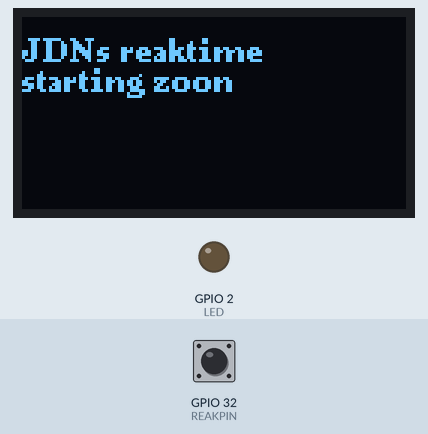
Simulated run of this sketch. Board: ESP32. On the bench: 128×64 one-colour display, output pins drawn as LEDs (lit = HIGH). The inputs (shaded band) are chosen by the test bench; at power-on: GPIO 32 (REAKPIN) HIGH. Random numbers use the default seed unless the sketch sets one.

Above: at 1.1 s.
3.3 s: GPIO 32 (REAKPIN) pulled LOW for 3.2 s
At 5.7 s:
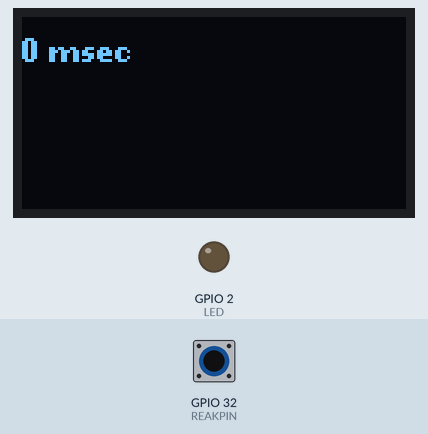
9.5 s: GPIO 32 (REAKPIN) pulled LOW for 0.15 s
At 10.8 s:
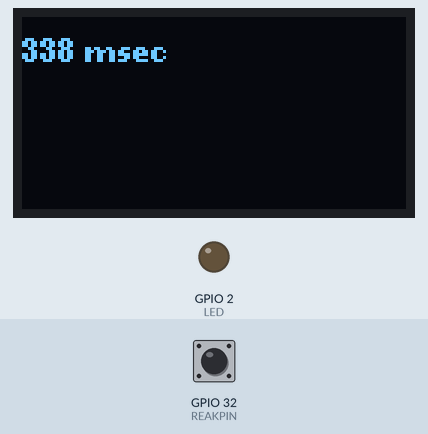
12.6 s: GPIO 32 (REAKPIN) pulled LOW for 1 s
At 19.5 s:
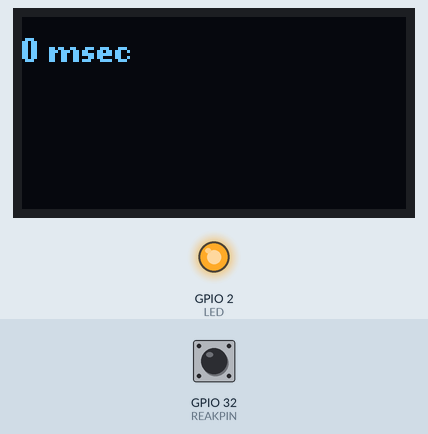
Timing chart, 0 to 21.0 s (numbered marks = the images above; inputs shaded):
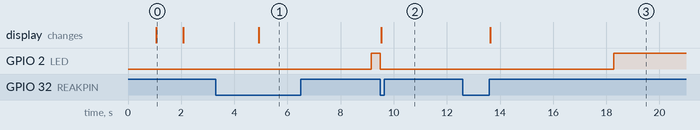

The sketch:

esp32oledreak01.ino
```cpp
#include <Arduino.h>
#include <U8g2lib.h>

#include <SPI.h>


// http://jensd.dk/edu/doc/esp32/mono-oleds.html
// https://github.com/olikraus/u8g2/wiki/u8g2reference
/*
  NodeMCU ESP32S        OLED
  ___________________________
  GND                   GND
  3.3V                  VDD
  VSPI MOSI             SDA
  VSPI SCK              SCK
  VSPI SS               CS
  GPIO 17               RES
  GPIO16                DC
*/

//#define BUG1


#define SPI_CS    5
#define SPI_DC    16
#define SPI_RESET 17

//U8G2_R0  rotation

U8G2_SH1106_128X64_NONAME_F_4W_HW_SPI u8g2(U8G2_R0, SPI_CS, SPI_DC, SPI_RESET);

#define REAKPIN 32

void setup()
{
  Serial.begin(115200);

  pinMode(REAKPIN, INPUT_PULLUP); // input for knap

  pinMode(LED_BUILTIN, OUTPUT); //LED

  u8g2.begin();
  u8g2.setFont(u8g2_font_ncenB08_tr);  // choose a suitable font
  //  u8g2.setFont(u8g2_font_ncenB14_tr);


  u8g2.clearBuffer();
  u8g2.setCursor(0, 15);
  u8g2.print("JDNs reaktime");
  delay(1000);
  u8g2.setCursor(0, 25);
  u8g2.print("starting zoon");
  u8g2.sendBuffer();
  delay(1000);
  u8g2.clearBuffer();
  u8g2.sendBuffer();
}

unsigned long meaReakTime()
{
  unsigned long tStart, tStop;

  delay ( random(1000, 4000) );
  digitalWrite(LED_BUILTIN, HIGH);

  tStart = millis();
  while  ( digitalRead(REAKPIN) == true ) {}  // istedetfor {}  kunne jeg havde skrevet ";"
  tStop = millis();

  digitalWrite(LED_BUILTIN, LOW);

  return tStop - tStart;
}

void loop()
{
  unsigned long reakTime;


  reakTime = meaReakTime();

  u8g2.clearBuffer();

  u8g2.setCursor(0, 15);
  u8g2.print(reakTime);
  u8g2.print(" msec");

  u8g2.sendBuffer();

  delay(2000);
}
```

Measured:
- after the input at 3.3 s, the display: changes after 1.6 s (image 1)
- after the input at 9.5 s, GPIO 2 (LED): HIGH → LOW at once; the display: changes at once (image 2)
- after the input at 12.6 s, the display: changes after 1.0 s (image 3)
- what the display in image 0 shows lasts 1.0 s, from 1.1 s to 2.1 s
